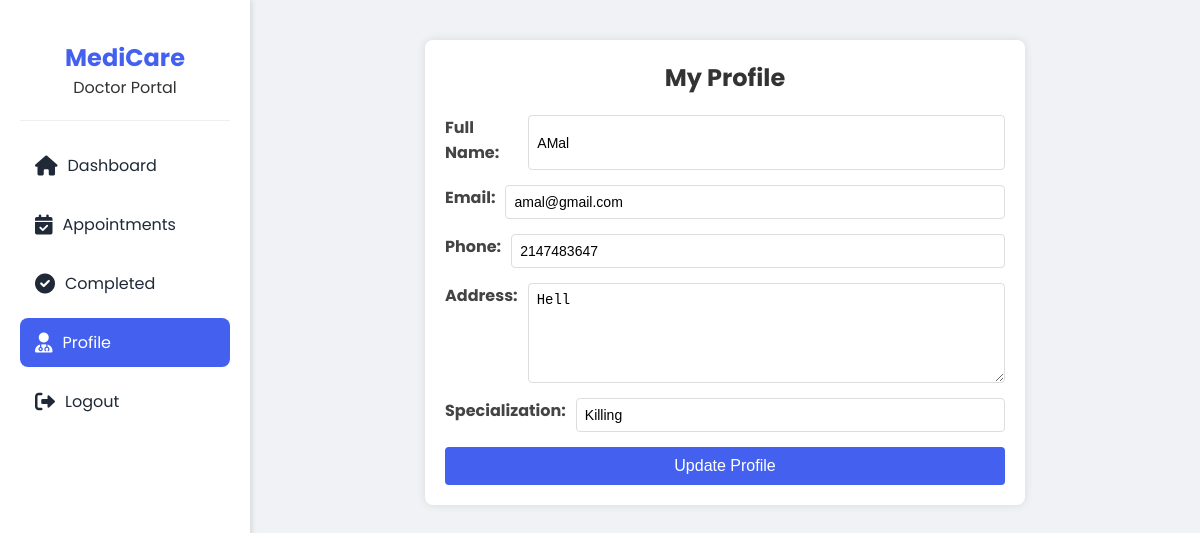
The page /doctor_dashboard.php?page=profile (signed in) on the database its author committed.
### tables this page shows
CREATE TABLE `doctors` (
  `id` int(11) NOT NULL,
  `name` varchar(100) DEFAULT NULL,
  `email` varchar(100) DEFAULT NULL,
  `password` varchar(100) DEFAULT NULL,
  `department` varchar(50) DEFAULT NULL,
  `address` varchar(100) DEFAULT NULL,
  `phone` int(100) DEFAULT NULL,
  `specialization` varchar(100) DEFAULT NULL,
  `created_at` timestamp NOT NULL DEFAULT current_timestamp()
);

### docpages/profile.php (the view, shortened to what this page needs)
<?php
$doctor_id = $_SESSION['doctor_id'];
$sql = "SELECT * FROM doctors WHERE id = $doctor_id";
$result = mysqli_query($conn, $sql);
$doctor = mysqli_fetch_assoc($result);
?>
<!DOCTYPE html>
<html>
<head>
    <link rel="stylesheet" href="css/style.css">
</head>
<body>
    <div class="profile-box">
        <h2>My Profile</h2>
        <form action="update_profile.php" method="POST">
            <div class="form-group">
                <label>Full Name:</label>
                <input type="text" name="name" value="<?php echo $doctor['name']; ?>" required>
            </div>
            <div class="form-group">
                <label>Email:</label>
                <input type="email" name="email" value="<?php echo $doctor['email']; ?>" required>
            </div>
            <div class="form-group">
                <label>Phone:</label>
                <input type="text" name="phone" value="<?php echo $doctor['phone']; ?>" required>
            </div>
            <div class="form-group">
                <label>Address:</label>
                <textarea name="address" required><?php echo $doctor['address']; ?></textarea>
            </div>
            <div class="form-group">
                <label>Specialization:</label>
                <input type="text" name="specialization" value="<?php echo $doctor['specialization']; ?>" required>
            </div>
            <button type="submit" class="update-btn">Update Profile</button>
        </form>
    </div>
</body>
</html>

### css/style.css (style rules this page uses)
:root { --primary-color: #4361ee; --secondary-color: #3f37c9; --success-color: #4CAF50; --pending-color: #f39c12; --danger-color: #e74c3c; --dark-color: #1f2937; --light-color: #f3f4f6; --sidebar-width: 250px; }
* { margin: 0; padding: 0; box-sizing: border-box; }
body { font-family: 'Poppins', sans-serif; background: #f0f2f5; color: #333; }
.form-group { display: flex; gap: 10px; margin-bottom: 10px; }
.profile-box { width: 90%; max-width: 600px; margin: 20px auto; padding: 20px; background: white; border-radius: 8px; box-shadow: 0 0 10px rgba(0,0,0,0.1); }
.profile-box h2 { text-align: center; color: #333; margin-bottom: 20px; }
.form-group { margin-bottom: 15px; }
.form-group label { display: block; margin-bottom: 5px; font-weight: bold; color: #444; }
.form-group input, .form-group textarea { width: 100%; padding: 8px; border: 1px solid #ddd; border-radius: 4px; font-size: 14px; }
.form-group textarea { height: 100px; resize: vertical; }
.update-btn { width: 100%; padding: 10px; background: #4361ee; color: white; border: none; border-radius: 4px; cursor: pointer; font-size: 16px; }
.form-group label { display: block; margin-bottom: 5px; font-weight: bold; }
textarea { height: 100px; resize: vertical; }

### rows shown on the page
doctors: name "AMal", email "amal@gmail.com", phone "2147483647", address "Hell", specialization "Killing"
